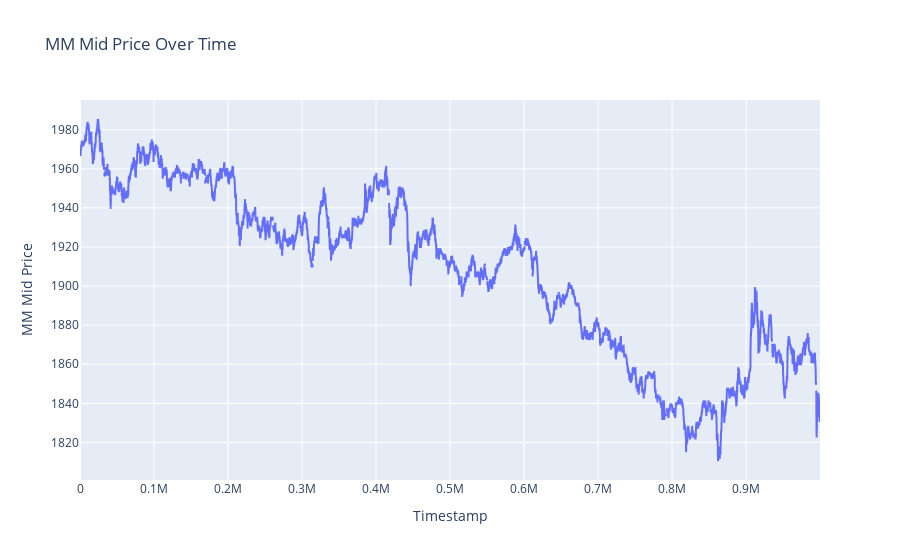

Notebook code for this chart:
### Code cell
# Create the plot using Plotly Express
fig = px.line(squink_data, x='timestamp', y='mm_mid', title='MM Mid Price Over Time')

# Customize the layout
fig.update_layout(
    xaxis_title='Timestamp',
    yaxis_title='MM Mid Price',
)

# Display the plot
fig.show()

### Figure 1 — Plotly figure (JSON) as saved in the notebook; plotly's stock layout.template omitted (floating-point values rounded to 4 significant figures; data arrays with more than 128 entries replaced by an {"elided": "..."} marker saying what was removed)
{"data": [{"hovertemplate": "timestamp=%{x}<br>mm_mid=%{y}<extra></extra>", "legendgroup": "", "line": {"color": "#636efa", "dash": "solid"}, "marker": {"symbol": "circle"}, "mode": "lines", "name": "", "showlegend": false, "type": "scattergl", "x": {"elided": "10000 int values"}, "xaxis": "x", "y": {"elided": "10000 float values"}, "yaxis": "y"}], "layout": {"legend": {"tracegroupgap": 0}, "title": {"text": "MM Mid Price Over Time"}, "xaxis": {"anchor": "y", "domain": [0, 1], "title": {"text": "Timestamp"}}, "yaxis": {"anchor": "x", "domain": [0, 1], "title": {"text": "MM Mid Price"}}}}
